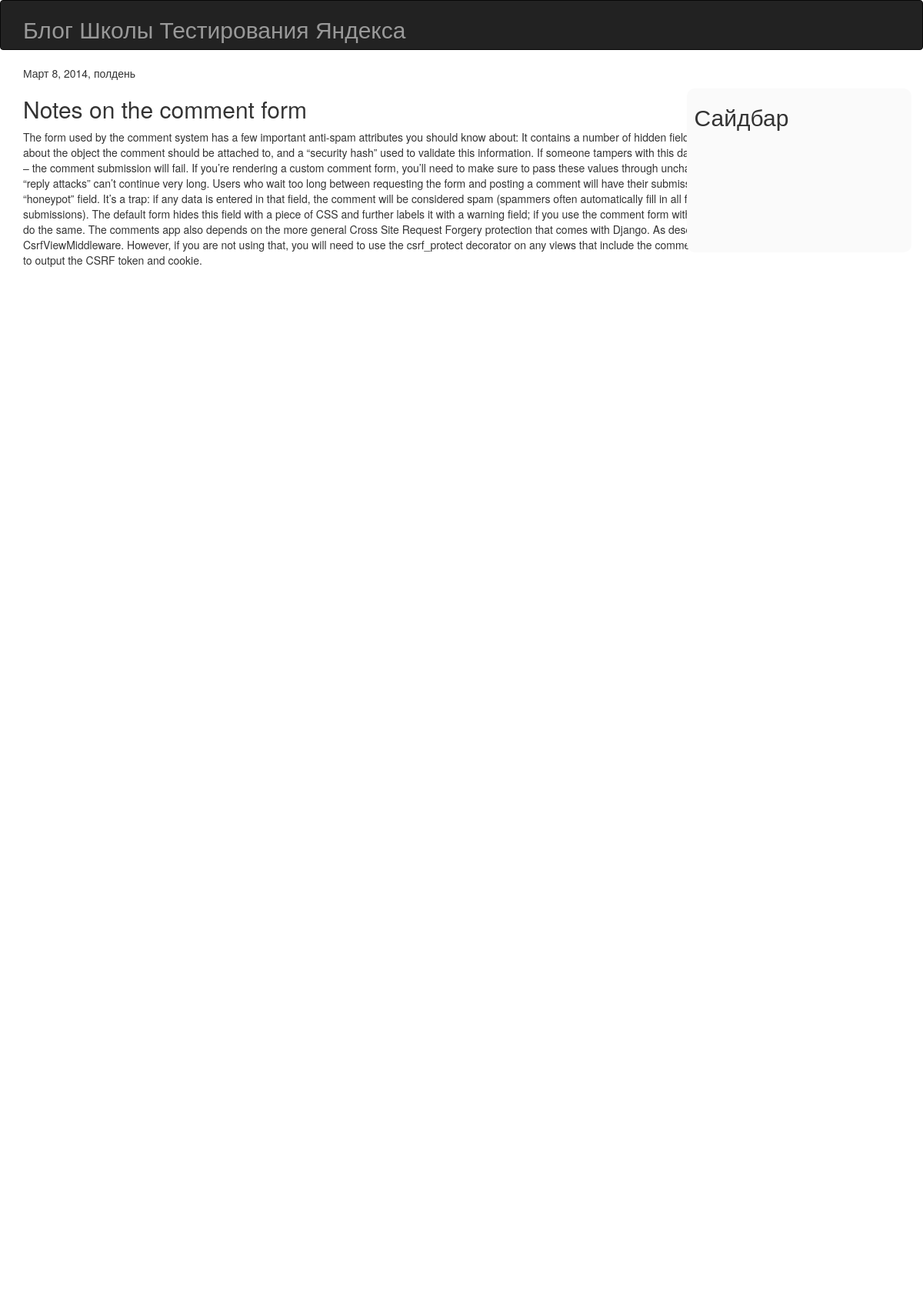
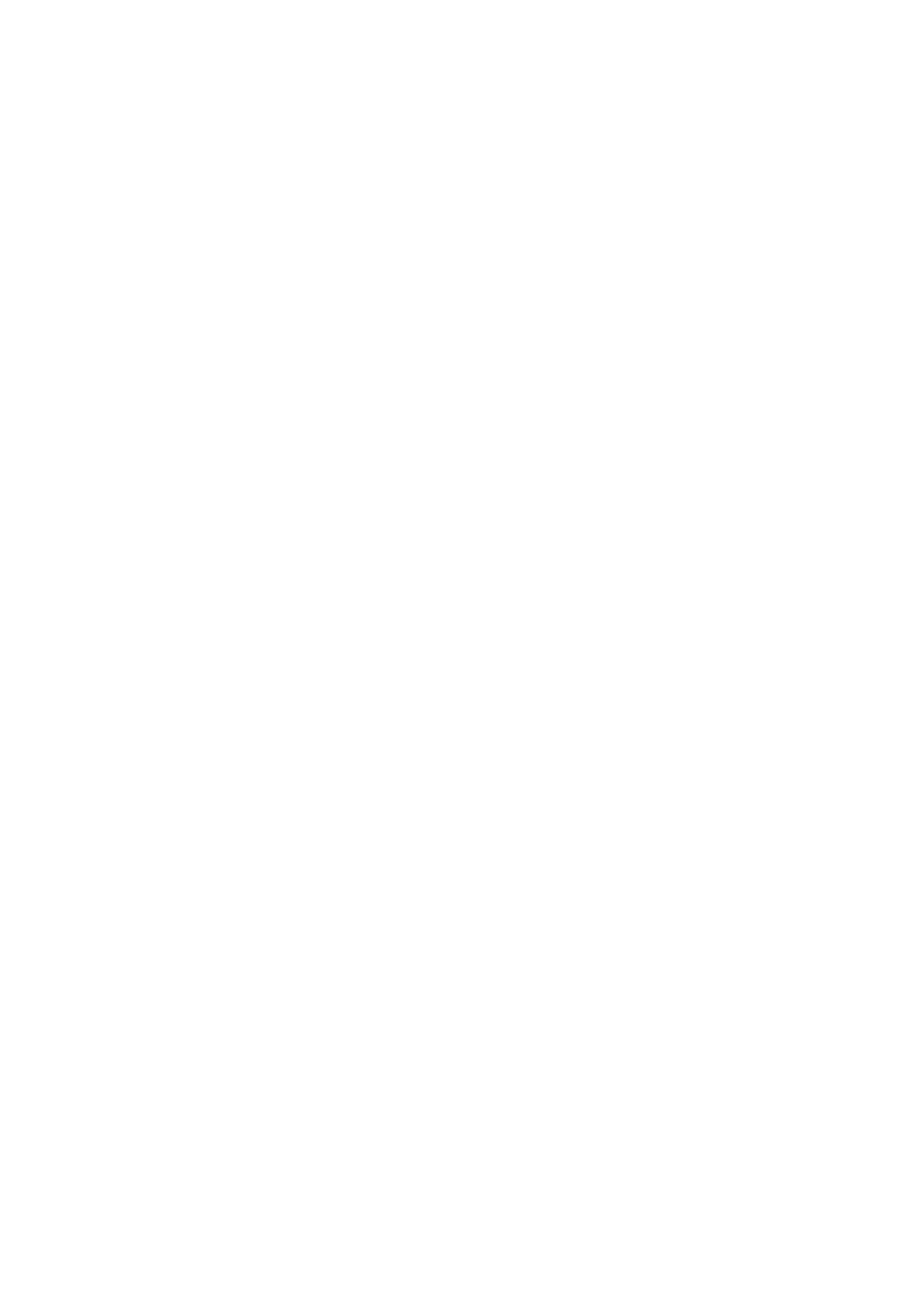
The app's page /blog/2/ (upper part) with its own data (2 pictures, top to bottom).
### blog/models.py (models this page shows, shortened)
class Post(models.Model):
	title = models.CharField(max_length=255)
	date = models.DateTimeField('Date')
	content = models.TextField(max_length=10000)

### blog/views.py (the view)
# urls.py: url(r'^(?P<pk>\d+)/$', PostDetailView.as_view()),
class PostDetailView(DetailView):
	model = Post

### blog/templates/blog/post_detail.html
{% extends 'blog/base.html' %}
{% block content %}
    <p>{{ post.date }}</p>
    <h2>{{ post.title }}</h2>
    <p>{{ post.content }}</p>
{% endblock %}

### static/main.css (style rules this page uses)
body, html { height: 100%; min-height: 100%; margin: 0; padding: 0; }

### records on screen
Post: date "Март 8, 2014, полдень", title "Notes on the comment form", content "The form used by the comment system has a few important anti-spam attributes you should know about: It contains a number of hidden fields that contain timestamps, information about the object the comment should be attached to, and a “security hash” used to validate this information. If someone tampers with this data – something comment spammers will try – the comment submission will fail. If you’re rendering a custom comment form, you’ll need to make sure to pass these values through unchanged. The timestamp is used to ensure that “reply attacks” can’t continue very long. Users who wait too long between requesting the form and posting a comment will have their submissions refused. The…"
